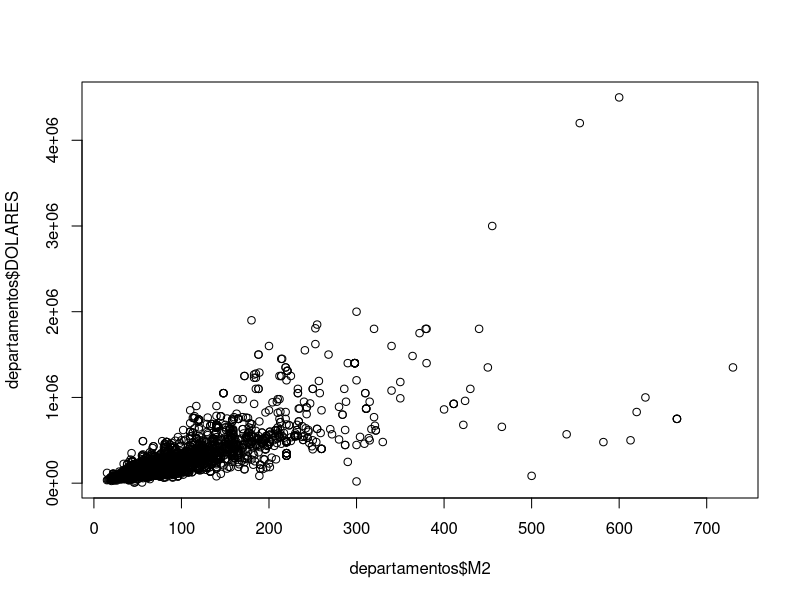
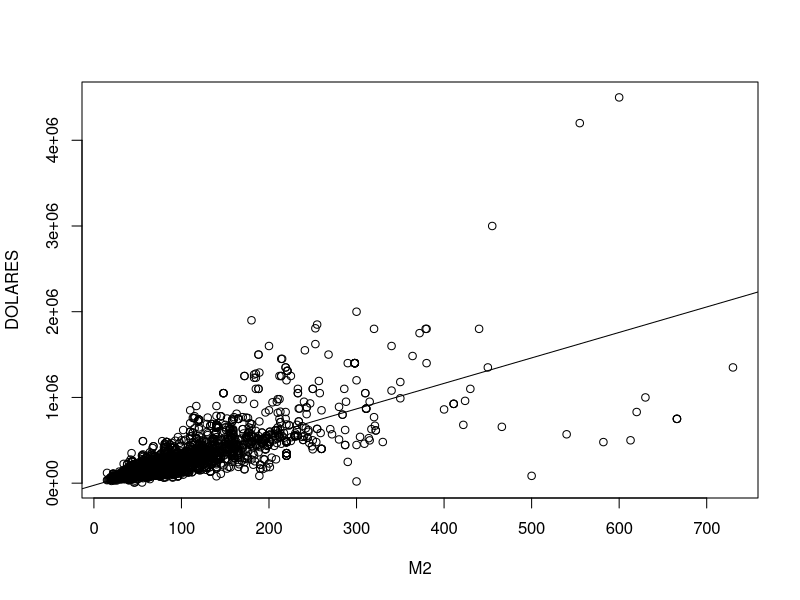

These charts were generated, in order, by the following R code:
## ---- chunk 1
departamentos <- read.csv("./datos/departamentos-en-venta-2016.csv", header=TRUE, sep = ";")
colnames(departamentos)
#Gráfico: Precio en función de los M2...
plot(departamentos$M2,departamentos$DOLARES)

## ---- chunk 2
cor(departamentos$M2,departamentos$DOLARES)
## ---- chunk 3
ajuste1 <- lm(DOLARES ~ M2, data = departamentos)
ajuste1
## ---- chunk 4
with(data = departamentos, plot(M2,DOLARES))
abline(ajuste1$coefficients)
